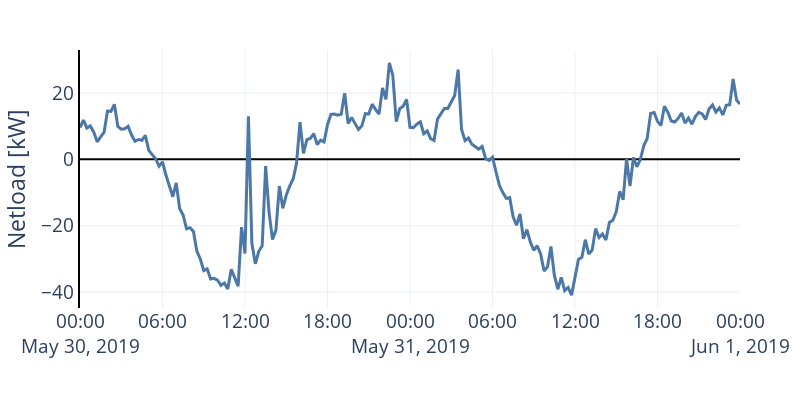

The notebook cell this image was saved under:
### Code cell
graph = individuals.loc[start:end, :].sum(axis=1).copy()

fig = px.line(graph)
fig.data[0].update(line_width=3)
fig.update_layout(
    layout,
    height=400,
    width=800,
    showlegend=False,
    xaxis_title="",
    yaxis_title="Netload [kW]",
    yaxis_showline=True, yaxis_linewidth=2, yaxis_linecolor='black',
    xaxis_showline=False, xaxis_linewidth=2, xaxis_linecolor='black',
    xaxis_tickangle=0)
fig.show()

### Figure 1 — Plotly figure (JSON) as saved in the notebook; plotly's stock layout.template omitted (floating-point values rounded to 4 significant figures; data arrays with more than 128 entries replaced by an {"elided": "..."} marker saying what was removed)
{"data": [{"hovertemplate": "variable=0<br>Index=%{x}<br>value=%{y}<extra></extra>", "legendgroup": "0", "line": {"color": "#4C78A8", "dash": "solid", "width": 3}, "marker": {"symbol": "circle"}, "mode": "lines", "name": "0", "orientation": "v", "showlegend": true, "type": "scatter", "x": {"elided": "193 str values"}, "xaxis": "x", "y": {"elided": "193 float values"}, "yaxis": "y"}], "layout": {"font": {"size": 19}, "height": 400, "legend": {"title": {"text": "variable"}, "tracegroupgap": 0}, "margin": {"b": 10, "l": 20, "r": 50, "t": 50}, "showlegend": false, "width": 800, "xaxis": {"anchor": "y", "autorange": true, "domain": [0, 1], "linecolor": "black", "linewidth": 2, "range": ["2019-05-30", "2019-06-01"], "showline": false, "tickangle": 0, "title": {"text": ""}, "type": "date", "zerolinecolor": "black", "zerolinewidth": 2}, "yaxis": {"anchor": "x", "autorange": true, "domain": [0, 1], "linecolor": "black", "linewidth": 2, "range": [-44.79, 32.94], "showline": true, "title": {"text": "Netload [kW]"}, "type": "linear", "zerolinecolor": "black", "zerolinewidth": 2}}}
